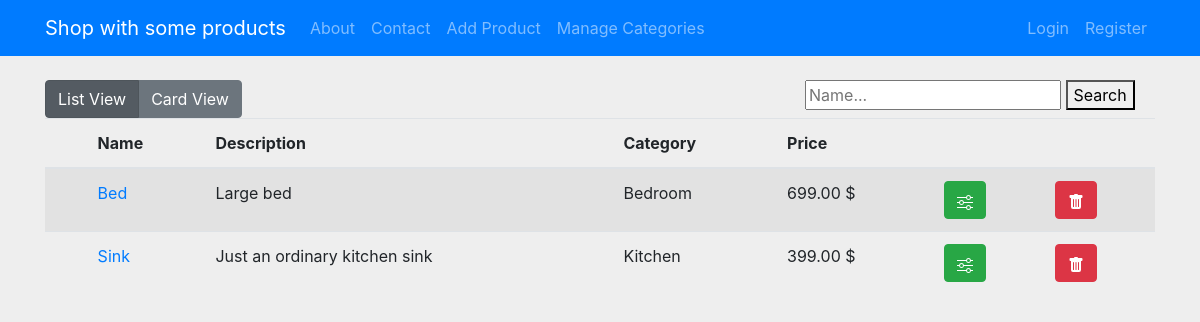
The app's page /, older data.
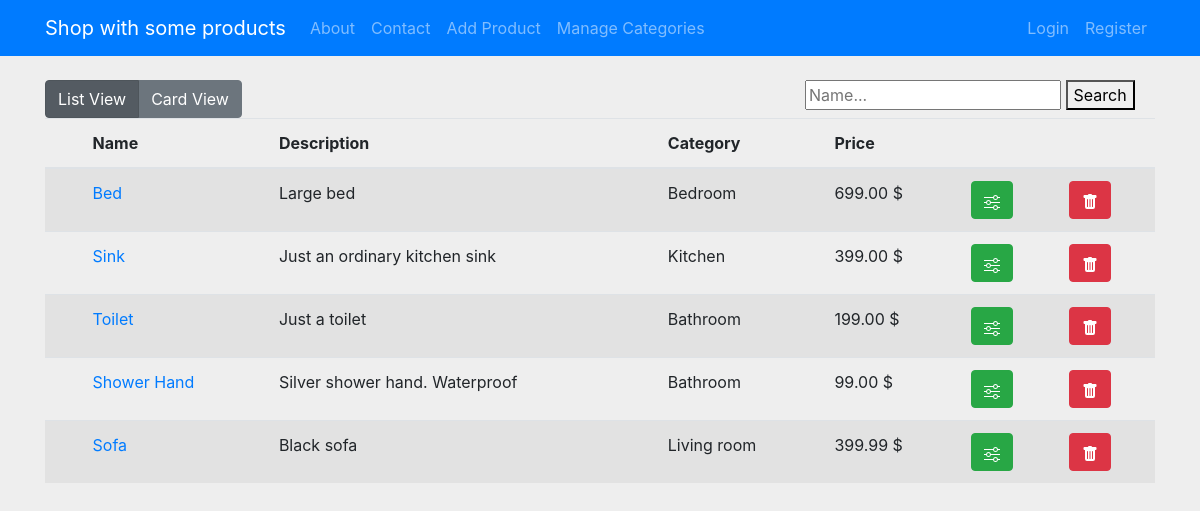
The same page, newer data.
### products/models.py (models this page shows, shortened)
class Product(models.Model):
    name = models.CharField(max_length=100)
    description = models.TextField()
    product_category = models.ForeignKey(Category, null=True, on_delete=models.SET_NULL)
    price = models.DecimalField(max_digits=5, decimal_places=2)
    image = models.ImageField(default='products_images/default.jpg', upload_to='products_images', null=True, blank=True)

class Category(models.Model):
    name = models.CharField(max_length=100)
    def __str__(self):
        return self.name

### products/views.py (the view)
# urls.py: path('', views.home_view, name='product_home'),
def home_view(request):
    products = Product.objects.all()
    categories = Category.objects.all()
    search = request.GET.get('search')
    if search:
        q1 = Product.objects.filter(name__contains=search)
        products = q1
    context = {'products': products, 'categories': categories}
    return render(request, 'products/home.html', context)

### products/templates/products/home.html (shortened to what this page needs)
{% extends 'products/main.html' %}
{% load static %}
{% block content %}
<div class="row">
  <div class="col-md-8">
    <div class="btn-group btn-group-toggle" data-toggle="buttons">
      <a class="btn btn-secondary" href="{% url 'product_home' %}">
        <input type="radio" checked> List View
      </a>
      <a class="btn btn-secondary" href="{% url 'card_view' %}">
        <input type="radio"> Card View
      </a>
    </div>
  </div>
  <div class="col-md-4">
    <form action="{% url 'product_home' %}" method="get">
      <input name="search" type="text" placeholder="Name...">
      <button>Search</button>
    </form>
  </div>
</div>
<table class="table table-striped">
    <thead>
      <tr>
        <th scope="col"></th>
        <th scope="col">Name</th>
        <th scope="col">Description</th>
        <th scope="col">Category</th>
        <th scope="col">Price</th>
        <th scope="col"></th>
        <th scope="col"></th>
      </tr>
    </thead>
    <tbody>
      {% for product in products %}
      <tr>
        <th scope="row"></th>
        <td> <a href="{% url 'product_detail' product.id %}"> {{ product.name }}</td>
        <td>{{ product.description }}</td>
        <td>{{ product.product_category }}</td>
        <td>{{ product.price }} $ </td>
        <td><a class="btn btn-success" href="{% url 'product_edit' product.id %}"></a></td>
        <td><a class="btn btn-danger" href="{% url 'product_delete' product.id %}"></a></td>
      </tr>
      {% endfor %}
    </tbody>
  </table>
{% endblock %}

Row changes from the older to the newer data that the page shows:
added Product: name "Toilet", description "Just a toilet", product_category "Bathroom", price "199.00"
added Product: name "Shower Hand", description "Silver shower hand. Waterproof", product_category "Bathroom", price "99.00"
added Product: name "Sofa", description "Black sofa", product_category "Living room", price "399.99"
